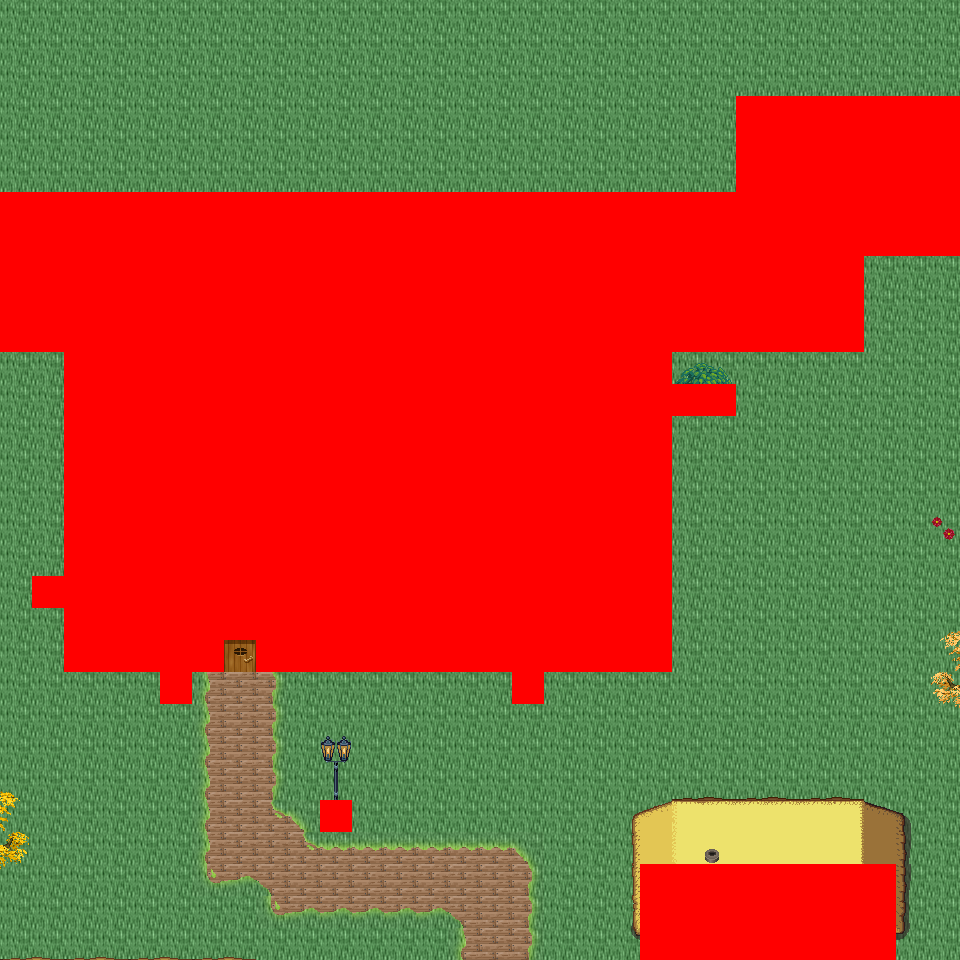

A level layout from a 2D game, rendered from its tile map. Below: a short description, then the map file with tile-grid data replaced by summaries:
An orthogonal 30x30 tile map with 32x32 px tiles, 6 tile layers (Ground, Object, Object2, Above, ...), 46 tilesets and 6 objects (6x mapExit).

<map version="1.0" orientation="orthogonal" renderorder="right-down" width="30" height="30" tilewidth="32" tileheight="32" nextobjectid="7">
  <tileset firstgid="1" name="tileset_logic_collision" tilewidth="32" tileheight="32" tilecount="1" columns="1">
    <image source="../drawable/tileset_logic_collision.png" width="32" height="32" />
  </tileset>
  <tileset firstgid="2" name="tileset_ground_ground" tilewidth="32" tileheight="32" tilecount="33" columns="3">
    <image source="../drawable/tileset_ground_ground.png" width="96" height="352" />
  </tileset>
  <tileset firstgid="35" name="tileset_building_castle" tilewidth="32" tileheight="32" tilecount="320" columns="20">
    <image source="../drawable/tileset_building_castle.png" width="640" height="512" />
  </tileset>
  <tileset firstgid="355" name="tileset_item_weapon_cannon" tilewidth="32" tileheight="32" tilecount="12" columns="3">
    <image source="../drawable/tileset_item_weapon_cannon.png" width="96" height="128" />
  </tileset>
  <tileset firstgid="367" name="tileset_item_pot_barrels_1" tilewidth="32" tileheight="32" tilecount="8" columns="4">
    <image source="../drawable/tileset_item_pot_barrels_1.png" width="128" height="64" />
  </tileset>
  <tileset firstgid="375" name="tileset_building_door_door" tilewidth="32" tileheight="32" tilecount="6" columns="3">
    <image source="../drawable/tileset_building_door_door.png" width="96" height="64" />
  </tileset>
  <tileset firstgid="381" name="tileset_building_door_closed" tilewidth="32" tileheight="32" tilecount="1" columns="1">
    <image source="../drawable/tileset_building_door_closed.png" width="32" height="32" />
  </tileset>
  <tileset firstgid="382" name="tileset_building_window_window_centered" tilewidth="32" tileheight="32" tilecount="1" columns="1">
    <image source="../drawable/tileset_building_window_window_centered.png" width="32" height="32" />
  </tileset>
  <tileset firstgid="383" name="tileset_building_decoration_chimney_big" tilewidth="32" tileheight="32" tilecount="2" columns="1">
    <image source="../drawable/tileset_building_decoration_chimney_big.png" width="32" height="64" />
  </tileset>
  <tileset firstgid="385" name="tileset_ground_grass_corners" tilewidth="32" tileheight="32" tilecount="24" columns="6">
    <image source="../drawable/tileset_ground_grass_corners.png" width="192" height="128" />
  </tileset>
  <tileset firstgid="409" name="tileset_ground_grass_edges" tilewidth="32" tileheight="32" tilecount="36" columns="12">
    <image source="../drawable/tileset_ground_grass_edges.png" width="384" height="96" />
  </tileset>
  <tileset firstgid="445" name="tileset_item_statue_lion_statues" tilewidth="32" tileheight="32" tilecount="8" columns="2">
    <image source="../drawable/tileset_item_statue_lion_statues.png" width="64" height="128" />
  </tileset>
  <tileset firstgid="453" name="tileset_item_statue_girl_with_bird" tilewidth="32" tileheight="32" tilecount="12" columns="4">
    <image source="../drawable/tileset_item_statue_girl_with_bird.png" width="128" height="96" />
  </tileset>
  <tileset firstgid="465" name="tileset_furniture_light_lamp_blue" tilewidth="32" tileheight="32" tilecount="3" columns="1">
    <image source="../drawable/tileset_furniture_light_lamp_blue.png" width="32" height="96" />
  </tileset>
  <tileset firstgid="468" name="tileset_light_dim_light_7x5" tilewidth="32" tileheight="32" tilecount="35" columns="7">
    <image source="../drawable/tileset_light_dim_light_7x5.png" width="224" height="160" />
  </tileset>
  <tileset firstgid="503" name="tileset_plant_flower_daisy_blue" tilewidth="32" tileheight="32" tilecount="8" columns="2">
    <image source="../drawable/tileset_plant_flower_daisy_blue.png" width="64" height="128" />
  </tileset>
  <tileset firstgid="511" name="tileset_plant_flower_daisy_red" tilewidth="32" tileheight="32" tilecount="8" columns="2">
    <image source="../drawable/tileset_plant_flower_daisy_red.png" width="64" height="128" />
  </tileset>
  <tileset firstgid="519" name="tileset_plant_flower_daisy_white" tilewidth="32" tileheight="32" tilecount="8" columns="2">
    <image source="../drawable/tileset_plant_flower_daisy_white.png" width="64" height="128" />
  </tileset>
  <tileset firstgid="527" name="tileset_plant_flower_daisy_yellow" tilewidth="32" tileheight="32" tilecount="8" columns="2">
    <image source="../drawable/tileset_plant_flower_daisy_yellow.png" width="64" height="128" />
  </tileset>
  <tileset firstgid="535" name="tileset_plant_tree_fall_trees" tilewidth="32" tileheight="32" tilecount="40" columns="8">
    <image source="../drawable/tileset_plant_tree_fall_trees.png" width="256" height="160" />
  </tileset>
  <tileset firstgid="575" name="tileset_plant_tree_oak_tree" tilewidth="32" tileheight="32" tilecount="20" columns="4">
    <image source="../drawable/tileset_plant_tree_oak_tree.png" width="128" height="160" />
  </tileset>
  <tileset firstgid="595" name="tileset_plant_tree_chestnut_tree" tilewidth="32" tileheight="32" tilecount="20" columns="4">
    <image source="../drawable/tileset_plant_tree_chestnut_tree.png" width="128" height="160" />
  </tileset>
  <tileset firstgid="615" name="tileset_plant_tree_locust_tree" tilewidth="32" tileheight="32" tilecount="20" columns="4">
    <image source="../drawable/tileset_plant_tree_locust_tree.png" width="128" height="160" />
  </tileset>
  <tileset firstgid="635" name="tileset_logic_protection" tilewidth="32" tileheight="32" tilecount="2" columns="2">
    <image source="../drawable/tileset_logic_protection.png" width="64" height="32" />
  </tileset>
  <tileset firstgid="637" name="tileset_plant_bush_hosta" tilewidth="32" tileheight="32" tilecount="9" columns="3">
    <image source="../drawable/tileset_plant_bush_hosta.png" width="96" height="96" />
  </tileset>
  <tileset firstgid="646" name="tileset_plant_flower_flowers_mixed" tilewidth="32" tileheight="32" tilecount="16" columns="4">
    <image source="../drawable/tileset_plant_flower_flowers_mixed.png" width="128" height="128" />
  </tileset>
  <tileset firstgid="662" name="tileset_plant_flower_red_blue_clusters" tilewidth="32" tileheight="32" tilecount="4" columns="1">
    <image source="../drawable/tileset_plant_flower_red_blue_clusters.png" width="32" height="128" />
  </tileset>
  <tileset firstgid="666" name="tileset_furniture_chair_bench_iron" tilewidth="32" tileheight="32" tilecount="4" columns="2">
    <image source="../drawable/tileset_furniture_chair_bench_iron.png" width="64" height="64" />
  </tileset>
  <tileset firstgid="670" name="tileset_plant_stump_stump_pale_purple" tilewidth="32" tileheight="32" tilecount="4" columns="2">
    <image source="../drawable/tileset_plant_stump_stump_pale_purple.png" width="64" height="64" />
  </tileset>
  <tileset firstgid="674" name="tileset_plant_stump_small_stump" tilewidth="32" tileheight="32" tilecount="4" columns="2">
    <image source="../drawable/tileset_plant_stump_small_stump.png" width="64" height="64" />
  </tileset>
  <tileset firstgid="678" name="tileset_building_decoration_banner" tilewidth="32" tileheight="32" tilecount="12" columns="1">
    <image source="../drawable/tileset_building_decoration_banner.png" width="32" height="384" />
  </tileset>
  <tileset firstgid="690" name="tileset_building_decoration_chimney" tilewidth="32" tileheight="32" tilecount="2" columns="1">
    <image source="../drawable/tileset_building_decoration_chimney.png" width="32" height="64" />
  </tileset>
  <tileset firstgid="692" name="tileset_plant_flower_vines_flowered" tilewidth="32" tileheight="32" tilecount="9" columns="3">
    <image source="../drawable/tileset_plant_flower_vines_flowered.png" width="96" height="96" />
  </tileset>
  <tileset firstgid="701" name="tileset_building_decoration_library_banner" tilewidth="32" tileheight="32" tilecount="6" columns="3">
    <image source="../drawable/tileset_building_decoration_library_banner.png" width="96" height="64" />
  </tileset>
  <tileset firstgid="707" name="tileset_logic_portal" tilewidth="32" tileheight="32" tilecount="24" columns="8">
    <image source="../drawable/tileset_logic_portal.png" width="256" height="96" />
  </tileset>
  <tileset firstgid="731" name="tileset_building_cottage" tilewidth="32" tileheight="32" tilecount="256" columns="16">
    <image source="../drawable/tileset_building_cottage.png" width="512" height="512" />
  </tileset>
  <tileset firstgid="987" name="tileset_building_roof_thatched_roof" tilewidth="32" tileheight="32" tilecount="256" columns="16">
    <image source="../drawable/tileset_building_roof_thatched_roof.png" width="512" height="512" />
  </tileset>
  <tileset firstgid="1243" name="tileset_building_window_windows" tilewidth="32" tileheight="32" tilecount="256" columns="16">
    <image source="../drawable/tileset_building_window_windows.png" width="512" height="512" />
  </tileset>
  <tileset firstgid="1499" name="tileset_building_door_doors" tilewidth="32" tileheight="32" tilecount="256" columns="16">
    <image source="../drawable/tileset_building_door_doors.png" width="512" height="512" />
  </tileset>
  <tileset firstgid="1755" name="tileset_building_decoration_chimney_brown_stacks" tilewidth="32" tileheight="32" tilecount="2" columns="1">
    <image source="../drawable/tileset_building_decoration_chimney_brown_stacks.png" width="32" height="64" />
  </tileset>
  <tileset firstgid="1757" name="tileset_ground_ground_3" tilewidth="32" tileheight="32" tilecount="5" columns="5">
    <image source="../drawable/tileset_ground_ground_3.png" width="160" height="32" />
  </tileset>
  <tileset firstgid="1762" name="tileset_plant_bush_bush_pinks" tilewidth="32" tileheight="32" tilecount="4" columns="2">
    <image source="../drawable/tileset_plant_bush_bush_pinks.png" width="64" height="64" />
  </tileset>
  <tileset firstgid="1766" name="tileset_plant_bushes_and_trees" tilewidth="32" tileheight="32" tilecount="144" columns="16">
    <image source="../drawable/tileset_plant_bushes_and_trees.png" width="512" height="289" />
  </tileset>
  <tileset firstgid="1910" name="tileset_plant_bush_berried" tilewidth="32" tileheight="32" tilecount="60" columns="5">
    <image source="../drawable/tileset_plant_bush_berried.png" width="160" height="384" />
  </tileset>
  <tileset firstgid="1970" name="tileset_plant_bush_leafy" tilewidth="32" tileheight="32" tilecount="48" columns="8">
    <image source="../drawable/tileset_plant_bush_leafy.png" width="256" height="192" />
  </tileset>
  <tileset firstgid="2018" name="tileset_plant_bush_flowering" tilewidth="32" tileheight="32" tilecount="72" columns="8">
    <image source="../drawable/tileset_plant_bush_flowering.png" width="256" height="288" />
  </tileset>
  <layer name="Ground" width="30" height="30">
    <data>[900 cells, 900 non-empty, 11 distinct tile ids]</data>
  </layer>
  <layer name="Object" width="30" height="30">
    <data>[900 cells, 124 non-empty, 31 distinct tile ids]</data>
  </layer>
  <layer name="Object2" width="30" height="30">
    <data>[900 cells, 22 non-empty, 18 distinct tile ids]</data>
  </layer>
  <layer name="Above" width="30" height="30">
    <data>[900 cells, 76 non-empty, 43 distinct tile ids]</data>
  </layer>
  <layer name="Above2" width="30" height="30">
    <data>[900 cells, 1 non-empty, 1 distinct tile ids]</data>
  </layer>
  <layer name="Walkable" width="30" height="30">
    <data>[900 cells, 381 non-empty, 1 distinct tile ids]</data>
  </layer>
  <objectgroup name="MapEvents">
    <object id="1" name="south" type="mapExit" x="0" y="928" width="640" height="32">
      <properties>
        <property name="map" value="level_0_x20_y43" />
        <property name="x" value="0" />
        <property name="y" value="1" />
      </properties>
    </object>
    <object id="2" name="south2" type="mapExit" x="896" y="928" width="64" height="32">
      <properties>
        <property name="map" value="level_0_x20_y43" />
        <property name="x" value="28" />
        <property name="y" value="1" />
      </properties>
    </object>
    <object id="3" name="west" type="mapExit" x="0" y="0" width="32" height="192">
      <properties>
        <property name="map" value="level_0_x19_y42" />
        <property name="x" value="28" />
        <property name="y" value="0" />
      </properties>
    </object>
    <object id="4" name="west2" type="mapExit" x="0" y="352" width="32" height="608">
      <properties>
        <property name="map" value="level_0_x19_y42" />
        <property name="x" value="28" />
        <property name="y" value="11" />
      </properties>
    </object>
    <object id="5" name="east" type="mapExit" x="928" y="0" width="32" height="96">
      <properties>
        <property name="map" value="level_0_x21_y42" />
        <property name="x" value="1" />
        <property name="y" value="0" />
      </properties>
    </object>
    <object id="6" name="east2" type="mapExit" x="928" y="256" width="32" height="704">
      <properties>
        <property name="map" value="level_0_x21_y42" />
        <property name="x" value="1" />
        <property name="y" value="8" />
      </properties>
    </object>
  </objectgroup>
</map>
